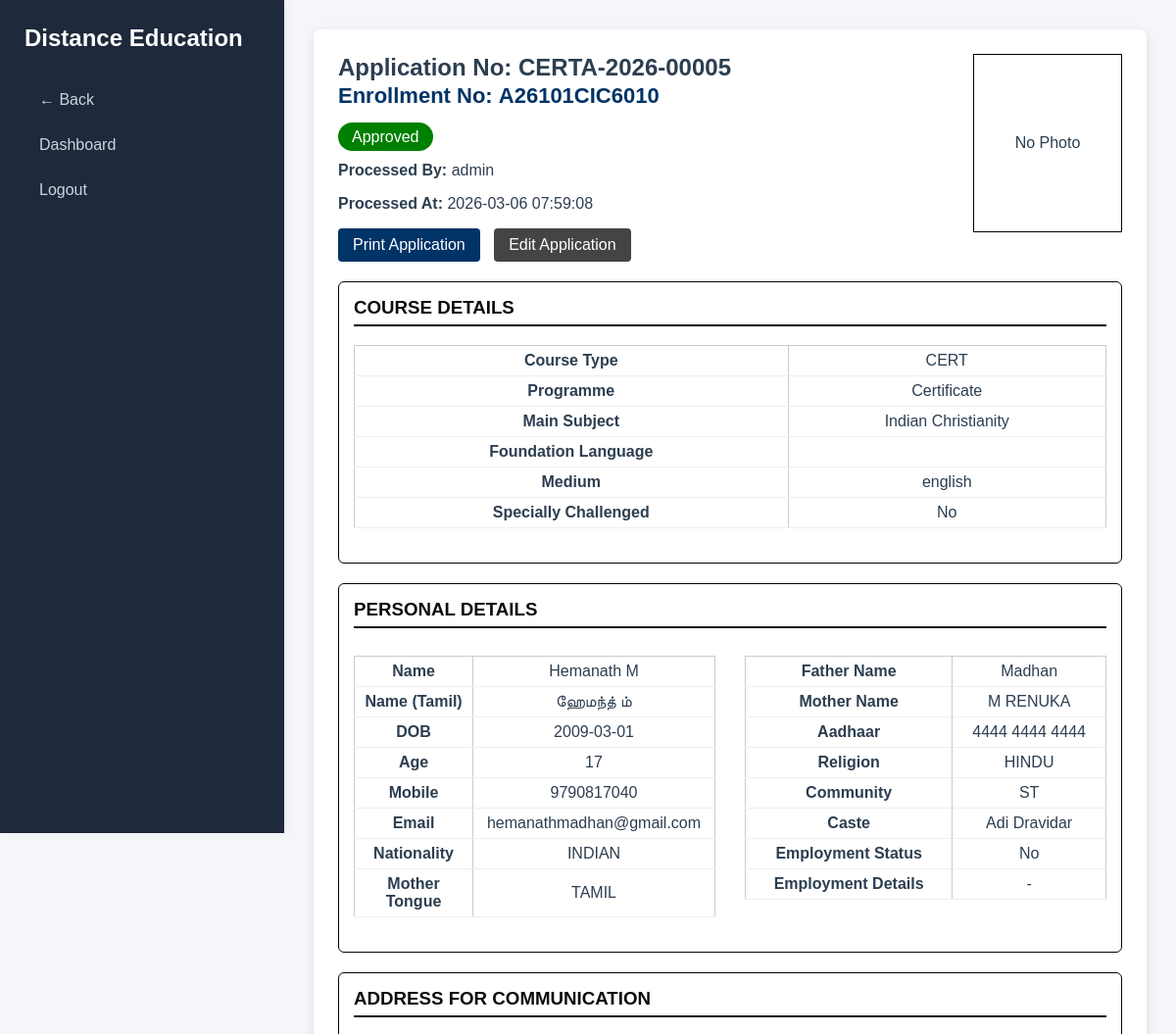
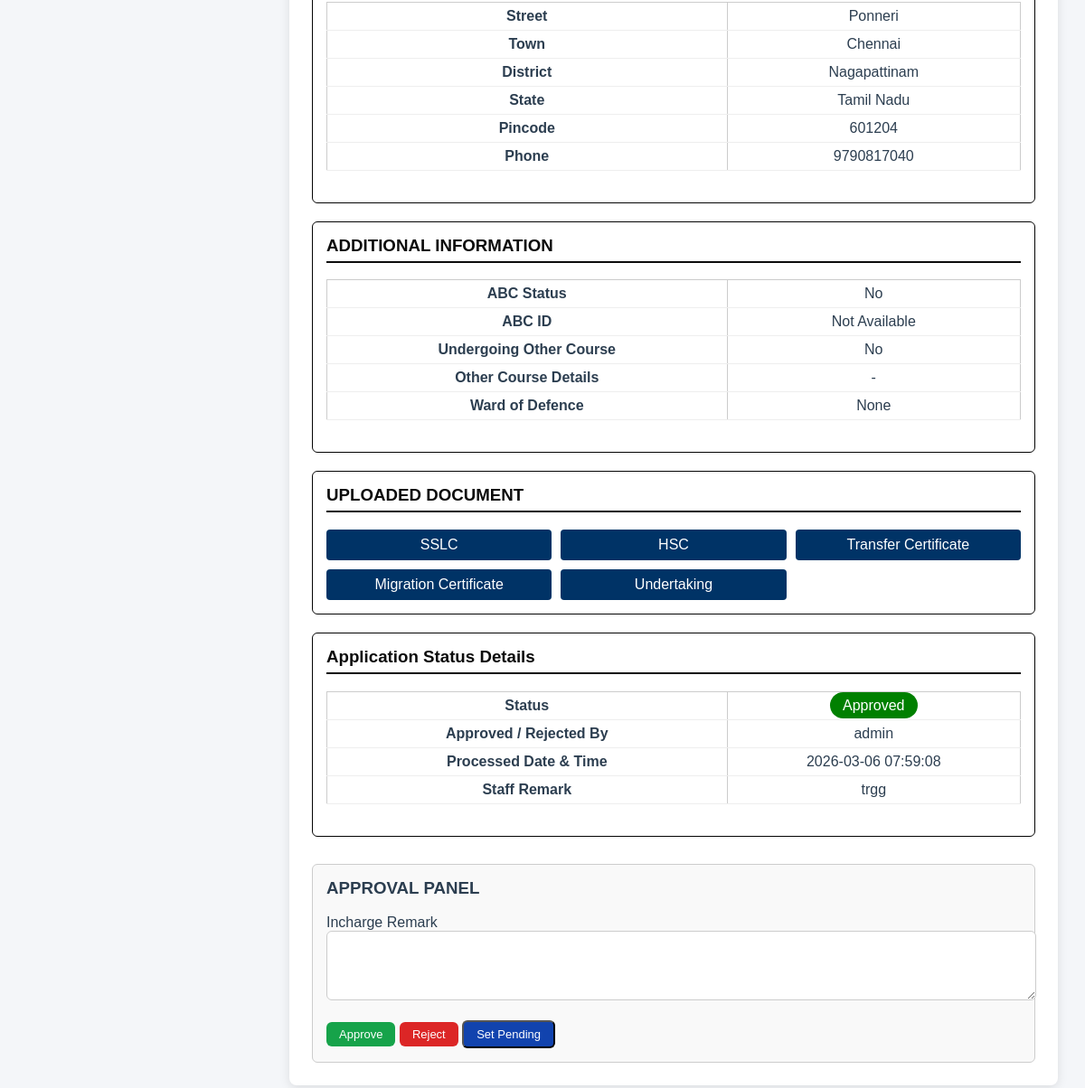
/admin/admission/view.php?id=74 (signed in), run on the app's committed database (2 pictures, top to bottom).
### tables this page shows
CREATE TABLE `records` (
  `id` int(11) NOT NULL,
  `application_no` varchar(30) NOT NULL,
  `course_type` varchar(20) DEFAULT NULL,
  `foundation_lang` varchar(50) DEFAULT NULL,
  `programme_name` varchar(150) DEFAULT NULL,
  `main_subject` varchar(150) DEFAULT NULL,
  `medium` varchar(20) DEFAULT NULL,
  `differently_abled` varchar(5) DEFAULT NULL,
  `photo` varchar(255) DEFAULT NULL,
  `name` varchar(150) NOT NULL,
  `street` varchar(200) NOT NULL,
  `town` varchar(100) NOT NULL,
  `state` varchar(100) NOT NULL,
  `district` varchar(100) NOT NULL,
  `pincode` varchar(10) NOT NULL,
  `phone` varchar(15) DEFAULT NULL,
  `mobile` varchar(15) NOT NULL,
  `name_english` varchar(150) NOT NULL,
  `name_tamil` varchar(150) NOT NULL,
  `dob` date NOT NULL,
  `age` int(11) NOT NULL,
  `guardian_name` varchar(150) NOT NULL,
  `aadhaar` varchar(14) DEFAULT NULL,
  `nationality` varchar(50) DEFAULT NULL,
  `religion` varchar(100) DEFAULT NULL,
  `mother_tongue` varchar(100) DEFAULT NULL,
  `blood_group` varchar(5) DEFAULT NULL,
  `community` varchar(20) DEFAULT NULL,
  `caste` varchar(100) DEFAULT NULL,
  `employment_status` varchar(10) DEFAULT NULL,
  `employment_type` varchar(150) DEFAULT NULL,
  `other_course` varchar(10) DEFAULT NULL,
  `other_course_details` varchar(255) DEFAULT NULL,
  `defence_personnel` tinyint(1) DEFAULT 0,
  `ex_servicemen` tinyint(1) DEFAULT 0,
  `sslc_school` varchar(150) DEFAULT NULL,
  `sslc_board` varchar(150) DEFAULT NULL,
  `sslc_pass_year` varchar(20) DEFAULT NULL,
  `sslc_reg_no` varchar(50) DEFAULT NULL,
  `sslc_grade` varchar(50) DEFAULT NULL,
  `sslc_max_marks` varchar(20) DEFAULT NULL,
  `hsc_school` varchar(150) DEFAULT NULL,
  `hsc_board` varchar(150) DEFAULT NULL,
  `hsc_pass_year` varchar(20) DEFAULT NULL,
  `hsc_reg_no` varchar(50) DEFAULT NULL,
  `hsc_grade` varchar(50) DEFAULT NULL,
  `hsc_max_marks` varchar(20) DEFAULT NULL,
  `abc_status` varchar(10) DEFAULT NULL,
  `abc_id` varchar(12) DEFAULT NULL,
  `sslc_file` varchar(255) DEFAULT NULL,
  `hsc_file` varchar(255) DEFAULT NULL,
  `ug_file` varchar(255) DEFAULT NULL,
  `tc_file` varchar(255) DEFAULT NULL,
  `migration_file` varchar(255) DEFAULT NULL,
  `undertaking_file` varchar(255) DEFAULT NULL,
  `enclosures` text DEFAULT NULL,
  `created_at` timestamp NOT NULL DEFAULT current_timestamp(),
  `dip_school` varchar(200) DEFAULT NULL,
  `dip_board` varchar(200) DEFAULT NULL,
  `dip_pass_year` varchar(10) DEFAULT NULL,
  `dip_reg_no` varchar(50) DEFAULT NULL,
  `dip_grade` varchar(50) DEFAULT NULL,
  `dip_max_marks` varchar(50) DEFAULT NULL,
  `ug_school` varchar(200) DEFAULT NULL,
  `ug_board` varchar(200) DEFAULT NULL,
  `ug_pass_year` varchar(10) DEFAULT NULL,
  `ug_reg_no` varchar(50) DEFAULT NULL,
  `ug_grade` varchar(50) DEFAULT NULL,
  `ug_max_marks` varchar(50) DEFAULT NULL,
  `mother_name` varchar(100) NOT NULL,
  `email` varchar(150) NOT NULL,
  `defence_ward` varchar(50) DEFAULT NULL,
  `status` varchar(20) DEFAULT 'Pending',
  `staff_remark` text DEFAULT NULL,
  `processed_by` varchar(100) DEFAULT NULL,
  `processed_at` datetime DEFAULT NULL,
  `enrollment_no` varchar(30) DEFAULT NULL,
  `course_code` varchar(10) DEFAULT NULL,
  `course_id` int(11) DEFAULT NULL
);

CREATE TABLE `states` (
  `id` int(11) NOT NULL,
  `state_name` varchar(100) NOT NULL
);

### admin/admission/view.php (the view, shortened to what this page needs)
<?php
require_once "../../db.php";
$id = isset($_GET['id']) ? intval($_GET['id']) : 0;
$stmt = $conn->prepare("
    SELECT r.*, s.state_name
    FROM records r
    LEFT JOIN states s ON r.state = s.id
    WHERE r.id=?
");
$stmt->bind_param("i", $id);
$stmt->execute();
$data = $stmt->get_result()->fetch_assoc();
$baseURL  = "/admission/admission-form/uploads/";
$basePath = $_SERVER['DOCUMENT_ROOT'] . $baseURL;
$appFolder = $data['application_no'] . "/";
$photoFile = $data['photo'] ?? '';
$photoPath = $basePath . $appFolder . $photoFile;
$photoURL  = $baseURL . $appFolder . $photoFile;
$statusClass = "badge-pending";
if($data['status']=="Approved") $statusClass="badge-approved";
elseif($data['status']=="Rejected") $statusClass="badge-rejected";
?>
<!DOCTYPE html>
<html>
<head>
<link rel="stylesheet" href="../assets/style.css">
</head>
<body>
<div class="sidebar">
<h2>Distance Education</h2>
<a href="list.php">← Back</a>
<a href="../dashboard.php">Dashboard</a>
<a href="../logout.php">Logout</a>
</div>
<div class="main">
<div class="main-card">
<div class="header-flex">
<div>
<h2>
Application No: <?php echo htmlspecialchars($data['application_no']); ?>
<?php if(strtolower(trim($data['status'])) == "approved"
      && !empty($data['enrollment_no'])): ?>
    <br>
    <span style="font-size:22px;color:#003366;">
        Enrollment No:
        <strong>
            <?php echo htmlspecialchars($data['enrollment_no']); ?>
        </strong>
    </span>
<?php endif; ?>
</h2>
<p>
<span class="<?php echo $statusClass; ?>">
<?php echo htmlspecialchars($data['status']); ?>
</span>
</p>
<p><strong>Processed By:</strong> <?php echo $data['processed_by'] ?? '-'; ?></p>
<p><strong>Processed At:</strong> <?php echo $data['processed_at'] ?? '-'; ?></p>
<div style="margin-top:15px;">
<a href="print.php?id=<?php echo $data['id']; ?>"
   target="_blank"
   class="doc-btn"
   style="display:inline-block;width:auto;padding:8px 15px;">
   Print Application
</a>
<a href="edit.php?id=<?php echo $data['id']; ?>"
   class="doc-btn"
   style="display:inline-block;width:auto;padding:8px 15px;background:#444;margin-left:10px;">
   Edit Application
</a>
</div>
</div>
<div class="photo-box">
<?php if(!empty($photoFile) && file_exists($photoPath)): ?>
<img src="<?php echo $photoURL; ?>">
<?php else: ?>
<div style="width:150px;height:180px;border:1px solid #000;
display:flex;align-items:center;justify-content:center;">
No Photo
</div>
<?php endif; ?>
</div>
</div>
<div class="section">
<h3> COURSE DETAILS</h3>
<table class="details-table">
<tr><td>Course Type</td><td><?php echo $data['course_type']; ?></td></tr>
<tr><td>Programme</td><td><?php echo $data['programme_name']; ?></td></tr>
<tr><td>Main Subject</td><td><?php echo $data['main_subject']; ?></td></tr>
<tr><td>Foundation Language</td><td><?php echo $data['foundation_lang']; ?></td></tr>
<tr><td>Medium</td><td><?php echo $data['medium']; ?></td></tr>
<tr>
<td>Specially Challenged</td>
<td>
<?php echo !empty($data['differently_abled'])
        ? htmlspecialchars($data['differently_abled'])
        : 'No'; ?>
</td>
</tr>
</table>
</div>
<div class="section">
<h3> PERSONAL DETAILS</h3>
<div style="display:flex; gap:30px; align-items:flex-start;">
<table class="details-table" style="width:50%;">
<tr><td>Name</td><td><?php echo $data['name'] ?? '-'; ?></td></tr>
<tr><td>Name (Tamil)</td><td><?php echo $data['name_tamil'] ?? '-'; ?></td></tr>
<tr><td>DOB</td><td><?php echo $data['dob'] ?? '-'; ?></td></tr>
<tr><td>Age</td><td><?php echo $data['age'] ?? '-'; ?></td></tr>
<tr><td>Mobile</td><td><?php echo $data['mobile'] ?? '-'; ?></td></tr>
<tr><td>Email</td><td><?php echo $data['email'] ?? '-'; ?></td></tr>
<tr><td>Nationality</td><td><?php echo $data['nationality'] ?? '-'; ?></td></tr>
<tr><td>Mother Tongue</td><td><?php echo $data['mother_tongue'] ?? '-'; ?></td></tr>
</table>
<table class="details-table" style="width:50%;">
<tr><td>Father Name</td><td><?php echo $data['guardian_name'] ?? '-'; ?></td></tr>
<tr><td>Mother Name</td><td><?php echo $data['mother_name'] ?? '-'; ?></td></tr>
<tr><td>Aadhaar</td><td><?php echo $data['aadhaar'] ?? '-'; ?></td></tr>
<tr><td>Religion</td><td><?php echo $data['religion'] ?? '-'; ?></td></tr>
<tr><td>Community</td><td><?php echo $data['community'] ?? '-'; ?></td></tr>
<tr><td>Caste</td><td><?php echo $data['caste'] ?? '-'; ?></td></tr>
<tr><td>Employment Status</td>
<td>
<?php
if(!empty($data['employment_status'])){
    echo ucfirst($data['employment_status']);
}else{
    echo '-';
}
?>
</td>
</tr>
<tr><td>Employment Details</td>
<td>
<?php echo $data['employment_type'] ?? '-'; ?>
</td>
</tr>
</table>
</div>
</div>
<div class="section">
<h3> ADDRESS FOR COMMUNICATION</h3>
<table class="details-table">
<tr><td>Street</td><td><?php echo $data['street']; ?></td></tr>
<tr><td>Town</td><td><?php echo $data['town']; ?></td></tr>
<tr><td>District</td><td><?php echo $data['district']; ?></td></tr>
<tr><td>State</td><td><?php echo $data['state_name']; ?></td></tr>
<tr><td>Pincode</td><td><?php echo $data['pincode']; ?></td></tr>
<tr><td>Phone</td><td><?php echo $data['phone']; ?></td></tr>
</table>
</div>
<div class="section">
<h3> ADDITIONAL INFORMATION</h3>
<table class="details-table">
<tr>
<td>ABC Status</td>
<td>
<?php echo htmlspecialchars($data['abc_status'] ?? 'No'); ?>
</td>
</tr>
<tr>
<td>ABC ID</td>
<td>
<?php
if(!empty($data['abc_id'])){
    echo chunk_split($data['abc_id'],4,' ');
}else{
    echo 'Not Available';
}
?>
</td>
</tr>
<tr>
<td>Undergoing Other Course</td>
<td>
<?php echo htmlspecialchars($data['other_course'] ?? 'No'); ?>
</td>
</tr>
<tr>
<td>Other Course Details</td>
<td>
<?php echo !empty($data['other_course_details'])
        ? htmlspecialchars($data['other_course_details'])
        : '-'; ?>
</td>
</tr>
<tr>
<td>Ward of Defence</td>
<td>
<?php
if(!empty($data['defence_personnel'])){
    echo "Defence Personnel";
}
elseif(!empty($data['ex_servicemen'])){
    echo "Ex-Servicemen";
}
else{
    echo "None";
}
?>
</td>
</tr>
</table>
</div>
<div class="section">
<h3> UPLOADED DOCUMENT</h3>
<div class="doc-grid">
<?php
$files = [
'sslc_file'=>'SSLC',
'hsc_file'=>'HSC',
'ug_file'=>'UG',
'tc_file'=>'Transfer Certificate',
'migration_file'=>'Migration Certificate',
'undertaking_file'=>'Undertaking'
];
foreach($files as $key=>$label){
if(!empty($data[$key])){
echo '<a class="doc-btn" target="_blank" href="'.$baseURL.$appFolder.$data[$key].'">'.$label.'</a>';
}
}
?>
</div>
</div>
<div class="section">
<h3>Application Status Details</h3>
<table class="details-table">
<tr>
<td>Status</td>
<td>
<span class="<?php echo $statusClass; ?>">
<?php echo htmlspecialchars($data['status']); ?>
</span>
</td>
</tr>
<tr>
<td>Approved / Rejected By</td>
<td><?php echo htmlspecialchars($data['processed_by'] ?? '-'); ?></td>
</tr>
<tr>
<td>Processed Date & Time</td>
<td><?php echo htmlspecialchars($data['processed_at'] ?? '-'); ?></td>
</tr>
<tr>
<td>Staff Remark</td>
<td><?php echo htmlspecialchars($data['staff_remark'] ?? 'Not Updated'); ?></td>
</tr>
</table>
</div>
<div class="approval-box">
<h3>APPROVAL PANEL</h3>
<form method="POST">
<label>Incharge Remark</label>
<textarea name="remark" rows="3" required></textarea>
<br><br>
<button type="submit" name="action" value="approve" class="btn approve">Approve</button>
<button type="submit" name="action" value="reject" class="btn reject">Reject</button>
<button type="submit" name="action" value="pending" class="btn view">Set Pending</button>
</form>
</div>
</div>
</div>
</body>
</html>

### admin/assets/style.css (style rules this page uses)
body { margin:0; font-family: "Segoe UI", Arial, sans-serif; background:#f4f6f9; color:#2c3e50; }
h1,h2,h3 { margin-top:0; font-weight:600; }
.sidebar { width:240px; height:100vh; position:fixed; background:#1e293b; padding:25px; box-shadow:2px 0 8px rgba(0,0,0,0.05); }
.sidebar h2 { color:#fff; margin-bottom:30px; }
.sidebar a { display:block; padding:10px 15px; margin-bottom:8px; color:#cbd5e1; text-decoration:none; border-radius:6px; transition:0.3s; }
.main { margin-left:290px; padding:30px; }
.btn { padding:6px 14px; border-radius:6px; text-decoration:none; font-size:13px; cursor:pointer; transition:0.3s; display:inline-block; }
.btn.view { background:#1143ae; color:white; }
.btn.approve { background:#16a34a; color:white; border:none; }
.btn.reject { background:#dc2626; color:white; border:none; }
.details-table { width:100%; border-collapse:collapse; margin-bottom:20px; }
.details-table td { padding:10px; border-bottom:1px solid #e2e8f0; }
.details-table td:first-child { font-weight:600; width:200px; }
.doc-btn { flex: 1 1 250px; text-align: center; padding: 10px; background: #2f6fd6; color: #fff; text-decoration: none; border-radius: 6px; }
textarea { width:100%; padding:12px; border:1px solid #ccc; border-radius:6px; resize:vertical; }
.details-table { width: 100%; border-collapse: collapse; margin-top: 10px; }
.details-table th, .details-table td { border: 1px solid #ccc; padding: 8px; text-align: center; vertical-align: middle; }
.details-table th:nth-child(1), .details-table td:nth-child(1) { width: 12%; }
.details-table th:nth-child(2), .details-table td:nth-child(2) { width: 22%; }
body { margin:0; font-family:Arial; }

### admin/admission/view.php (style rules this page uses)
.main-card { background:#fff; padding:25px; border-radius:8px; box-shadow:0 3px 12px rgba(0,0,0,0.1); }
.header-flex { display:flex; justify-content:space-between; align-items:flex-start; }
.badge-approved { background:green;color:#fff;padding:6px 14px;border-radius:20px; }
.section { margin-top:20px; border:1px solid #030303; border-radius:6px; padding:15px; }
.section h3 { margin-top:0; border-bottom:2px solid #0c0c0c; padding-bottom:6px; color:#0c0c0c; }
.details-table { width:100%; border-collapse:collapse; }
.details-table td { padding:6px 10px; border-bottom:1px solid #eee; }
.details-table td:first-child { font-weight:bold; width:30%; }
.doc-grid { display:grid; grid-template-columns:repeat(auto-fit,minmax(200px,1fr)); gap:10px; }
.doc-btn { display:block; background:#003366; color:#fff; padding:8px; text-align:center; border-radius:4px; text-decoration:none; }
.approval-box { margin-top:30px; border:1px solid #ccc; padding:15px; border-radius:6px; background:#f9f9f9; }
textarea { width:98%; padding:15px; }

### data on the page
records: application_no "CERTA-2026-00005", enrollment_no "A26101CIC6010", status "Approved", processed_by "admin", processed_at "2026-03-06 07:59:08", course_type "CERT", programme_name "Certificate", main_subject "Indian Christianity", medium "english", name "Hemanath M", name_tamil "ஹேமந்த் ம்", dob "2009-03-01", age "17", mobile "9790817040", email "hemanathmadhan@gmail.com", nationality "INDIAN", mother_tongue "TAMIL", guardian_name "Madhan", mother_name "M RENUKA", aadhaar "4444 4444 4444", religion "HINDU", community "ST", caste "Adi Dravidar", employment_status "No", employment_type "-", street "Ponneri", town "Chennai", district "Nagapattinam", states.state_name "Tamil Nadu", pincode "601204", phone "9790817040", abc_status "No", other_course "No", staff_remark "trgg"

### other printed values
$label "SSLC"
$label "HSC"
$label "Transfer Certificate"
$label "Migration Certificate"
$label "Undertaking"
